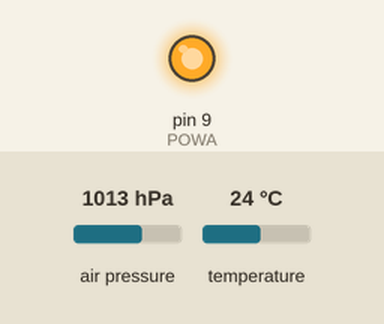
The sketch below on a simulated Arduino Uno, built with avr-gcc and run on an emulated ATmega328P. Parts: output pins drawn as LEDs (lit = HIGH). Inputs (shaded band) come from the test bench; at power-on: air pressure 1013 hPa, temperature 24 °C. The local clock reads 2024-03-15 10:24:30 at power-on unless the sketch sets it; storage starts empty; what the sketch prints to the serial monitor is not drawn.

Above: at 0.4 s.
At 28.7 s:
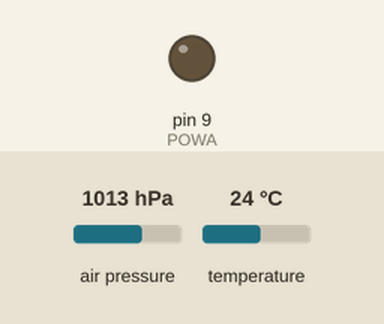
Timing chart, 0 to 73.6 s (numbered marks = the images above):
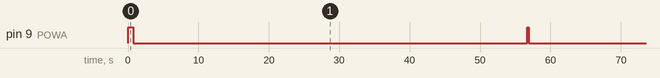

The sketch:

sleep_mode_Mini3_bmp183_npn.ino
```cpp
//****************************************************************

// OSBSS T/RH datalogger code Mod for Ceneha purpose - v0.01
// Last edited on May 24, 2016

//****************************************************************

#include <EEPROM.h>
#include <Wire.h>
#include <SD.h>
#include <LowPower.h>
#include <SPI.h>
#include "ds3231.h"
#include "rtc_ds3231.h"
#include <Adafruit_Sensor.h>
#include <Adafruit_BMP183.h>

// Global objects and variables   ******************************
#define POWA 9 // pin 9 supplies power to microSD card breakout and SHT15 sensor
#define MISOpin 11 // Pin Miso for SPI
#define MOSIpin 12 // Pin Miso for SPI
#define SDcsPin 10 // pin 9 is CS pin for MicroSD breakout

// We have conflict between the datalogger shield and the BMP183 sensor, so me decide to use a use diferent SPI configuration
#define BMP183_CLK  5 // CLK
#define BMP183_SDO  4  // AKA MISO
#define BMP183_SDI  3  // AKA MOSI
#define BMP183_CS   2 // CS

// Launch Variables   ******************************
uint8_t time[8];
char filename[15] = "LOGPOSTA.csv";    // Set filename Format: "12345678.123". Cannot be more than 8 characters in length, contain spaces or begin with a number
int minutos = 1; //minutos en modo sleep
File myFile; //File for SD

// initialize with hardware SPI
Adafruit_BMP183 bmp = Adafruit_BMP183(BMP183_CLK, BMP183_SDO, BMP183_SDI, BMP183_CS);

//*********************************************************************************************
// FUNCTIONES

/////----Inicializacion SD----/////

void inicializaSD() {

  if (!SD.begin(SDcsPin)) {
    Serial.println("SD not working...!");
  }
}

/////----Almacenar datos en SD----/////
void almacenar_datos(File MyFile) {

  Wire.begin();

  //Tomo el tiempo del reloj
  //-----------------------------------------------------------------------------------------
  struct ts t;
  //get time
  //En este caso el DS3231
  DS3231_get(&t);
  //-----------------------------------------------------------------------------------------
  // Almaceno los datos en la tarjeta SD
  //-----------------------------------------------------------------------------------------
  // si el archivo abrio exitosamente armo el string
  if (myFile) {
    //creando string
    String datastring = " "; //guardamos la lectura en un solo string

    // Fecha y Tiempo
    datastring += String(t.year);
    datastring += ";";
    datastring += String(t.mon);
    datastring += ";";
    datastring += String(t.wday);
    datastring += ";";
    datastring += String(t.hour);
    datastring += ";";
    datastring += String(t.min);
    datastring += ";";
    datastring += String(t.sec);
    //
    // ** Sensores: Los datos son pasados por referencia a la función

    //
    // Escribo en la SD
    myFile.println(datastring);
  }
  else {
    // if the file didn't open, print an error:
    Serial.println("DS3231 not working...!");
  }
  //-----------------------------------------------------------------------------------------
}

// setup ****************************************************************
void setup()
{
  Serial.begin(9600); // open serial at 9600 bps
  Wire.begin();

  // set output pins
  pinMode(POWA, OUTPUT);
  digitalWrite(POWA, HIGH);    // turn on SD card
  delay(50);    // give some delay to ensure SD is initialized properly

  //Inicializacion del SD
  inicializaSD();
  delay(50);

  //Inicializo una instancia del reloj DS3231
  DS3231_init(DS3231_INTCN);
  delay(50);

  //Inicializacion de sensores
  if (!bmp.begin()) {
    Serial.println("BMP183 not working...!");
  }

}

// loop ****************************************************************

void loop()
{

  //------Sensores----///
  /* Display atmospheric pressue in Pascals */
  Serial.print(bmp.getPressure() / 100);
  Serial.println(" millibar (hPa)");

  float temperature;
  temperature = bmp.getTemperature();
  Serial.print("Temperature: ");
  Serial.print(temperature);
  Serial.println(" C");

  //float seaLevelPressure = SENSORS_PRESSURE_SEALEVELHPA; // should be ~1000
  float seaLevelPressure = 1019.443; // Conociendo la altura respecto al nivel del mar , ajustamos seaLevelPressure para que al calcular la altura obtener 25 m.
  Serial.print("Sea level pressure: ");
  Serial.print(SENSORS_PRESSURE_SEALEVELHPA);
  Serial.println(" millibar/hPa");

  Serial.print("Altitude:    ");
  Serial.print(bmp.getAltitude(seaLevelPressure));
  Serial.println(" m");
  Serial.println("");

  delay(500);
  //MODO SLEEP: CONFIGURACION------

  digitalWrite(POWA, LOW);  // turn off microSD card to save power
  delay(1);  // give  delay for SD card and RTC to be low before processor sleeps to avoid it being stuck

  int cont = (minutos * 60) / 8;
  for (int i = 0; i < cont; i++) {
    LowPower.powerDown(SLEEP_8S, ADC_OFF, BOD_OFF);
  }

  //MODO DESPIERTO: CONFIGURACION,SENSADO Y ALMACENAMIENTO------

  pinMode(POWA, OUTPUT);
  digitalWrite(POWA, HIGH);  // turn on SD card power
  delay(50);    // give delay to let the SD card and SHT15 get full powa

  //Reinicializar el modulo SD
  inicializaSD();
  delay(50);
  //It`s not necessary to initiate the SD module again

  //Reinicializo una instancia del reloj DS3231
  DS3231_init(DS3231_INTCN);
  delay(50);

  //save data
  myFile = SD.open(filename, FILE_WRITE);
  //Almacenar fecha, hora y datos de los sensores
  almacenar_datos(myFile);

  myFile.close();

  digitalWrite(POWA, LOW);

  if (!bmp.begin()) {
    Serial.println("BMP183 not working...!");
  }

}
```

Measured:
- by itself, pin 9 (POWA): alternates HIGH for 0.18 s and LOW for 56.3 s
